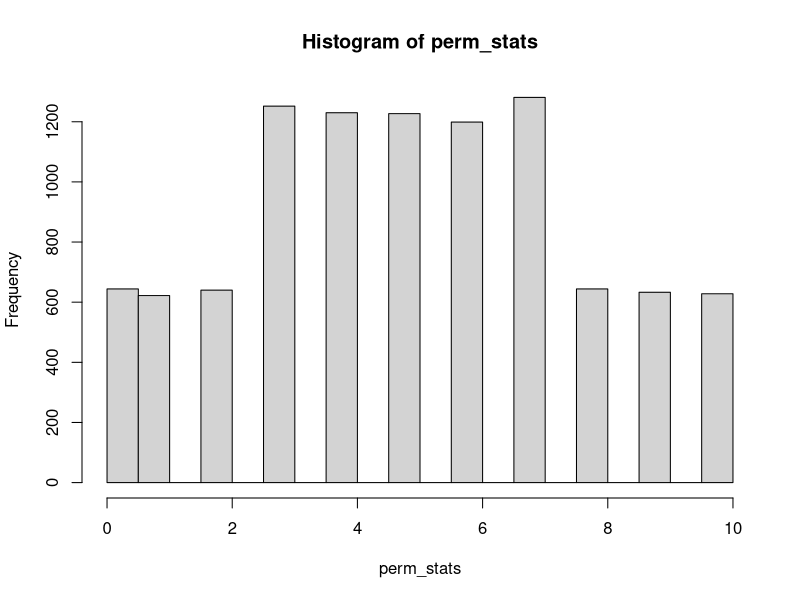
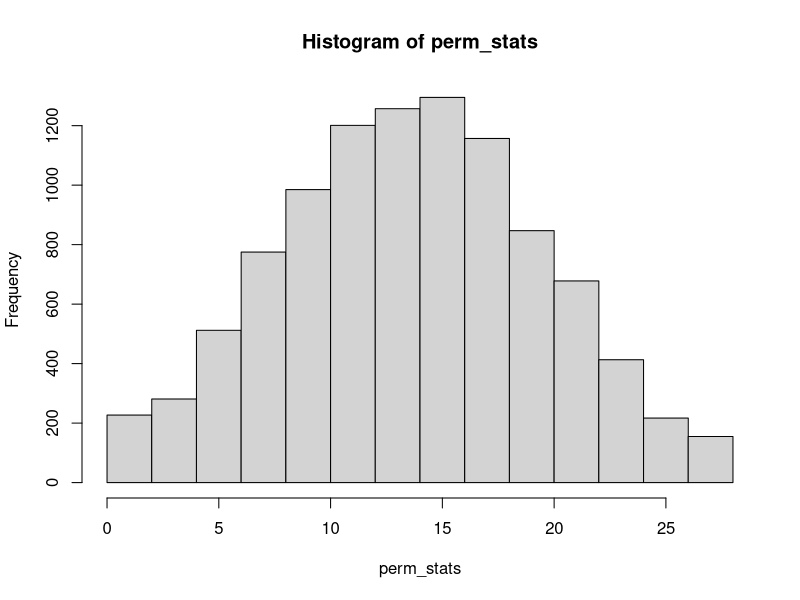

The R script that drew these images, in order:
## ---- chunk 1
knitr::opts_chunk$set(echo = TRUE)
## ---- chunk 2
t1 <- c(100, 250, 50, 80)
t2<- c(112,240, 58, 82)


diff <- t1 - t2
diff_obs <- mean(diff)

# Number of permutations
n_perm <- 10000
perm_stats <- numeric(n_perm)

for (k in 1:n_perm){
  flip <- sample(c(1,-1), size = length(t1), replace = TRUE)
  perm_diff <- (t2 - t1) * flip
  
  perm_stats[k] <- mean(perm_diff)
}


cat("Percentage of Permutations with a more extreme difference than observed: ")
print(mean(perm_stats > diff_obs) * 100)

## ---- chunk 3
before <- c(2,3,4,4,3,1,3,4,4,5,3,4,2,2,4,3,4,2,2)
after  <- c(2,4,4,4,4,4,3,5,4,4,4,5,4,2,5,5,4,1,2)

diff_obs <- mean(after - before)
print(paste("Observed Mean Absolute Difference:", diff_obs))

# Number of permutations
n_perm <- 10000
perm_stats <- numeric(n_perm)

for (k in 1:n_perm){
  # For each pair, decide whether to flip the difference
  flip <- sample(c(1, -1), size = length(before), replace = TRUE)
  perm_diff <- (after - before) * flip
  
  # Calculate the mean absolute difference for this permutation
  perm_stats[k] <- mean(perm_diff)
}

# Calculate p-value
p_value <- mean(perm_stats >= diff_obs) * 100

cat("Percentage of Permutations with a more extreme difference than observed:", p_value, "%\n")

## ---- chunk 4
t1 <- c(100, 250, 50, 80)
t2<- c(112,240, 58, 82)


obs_diff_ranks <- rank(c(t2 - t1), ties.method="average")
obs_diff_signs <- sign(c(t2 - t1))

obs_signed_ranks <- obs_diff_ranks * obs_diff_signs
obs_sum_pos_ranks <- sum(obs_signed_ranks[obs_signed_ranks > 0])

cat("Observed sum of positive ranks:", obs_sum_pos_ranks, "\n")


n_perm <- 10000
perm_stats <- numeric(n_perm)

for (k in 1:n_perm){
  flip <- sample(c(1, -1), size = length(t1), replace = TRUE)
  signed_ranks <- rank(c(t2 - t1), ties.method="average") * flip
  perm_stats[k] <- sum(signed_ranks[signed_ranks > 0])
}

# Calculate p-value
p_value <- mean(perm_stats >= obs_sum_pos_ranks) * 100

cat("Percentage of Permutations with a more extreme difference than observed:", p_value, "%\n")

hist(perm_stats)
## ---- chunk 5
t1 <- c(89,90,87,98,120,85,97)
t2 <- c(76,101,84,86,105,84,93)

obs_diff_ranks <- rank(c(t2 - t1), ties.method="average")
obs_diff_signs <- sign(c(t2 - t1))

obs_signed_ranks <- obs_diff_ranks * obs_diff_signs
obs_sum_pos_ranks <- sum(obs_signed_ranks[obs_signed_ranks > 0])

cat("Observed sum of positive ranks:", obs_sum_pos_ranks, "\n")


n_perm <- 10000
perm_stats <- numeric(n_perm)

for (k in 1:n_perm){
  flip <- sample(c(1, -1), size = length(t1), replace = TRUE)
  signed_ranks <- rank(c(t2 - t1), ties.method="average") * flip
  perm_stats[k] <- sum(signed_ranks[signed_ranks > 0])
}

# Calculate p-value
p_value <- mean(perm_stats >= obs_sum_pos_ranks) * 100

cat("Percentage of Permutations with a more extreme difference than observed:", p_value, "%\n")

hist(perm_stats)

n = length(t1)

exp_sr = (n * (n+1))/4
var_sr = (n * (n+1) * (2*n + 1))/24

Z = (obs_sum_pos_ranks - exp_sr)/sqrt(var_sr)

pnorm(q=Z, lower.tail=FALSE)


## ---- chunk 6

